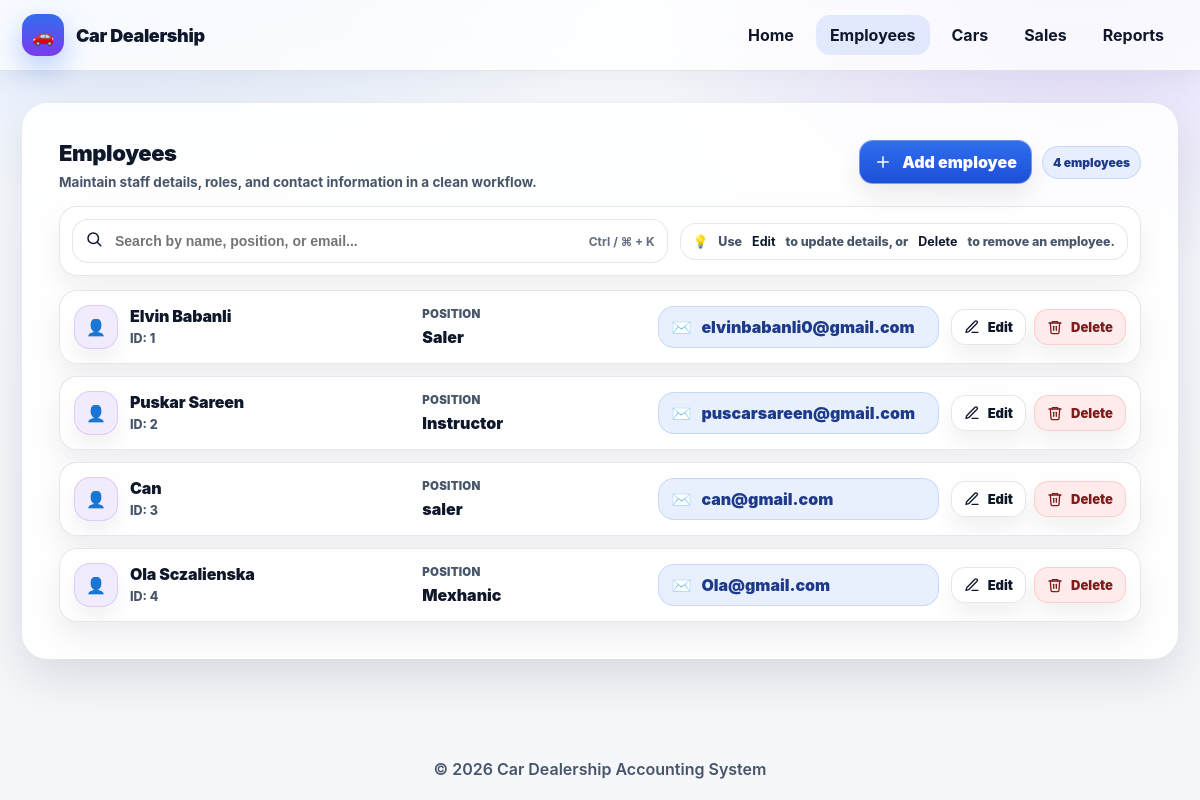
The app's page /dealership/employees/ with its own data.
### dealership/models.py (models this page shows, shortened)
class TimeStampedModel(models.Model):
    created_at = models.DateTimeField(auto_now_add=True)
    updated_at = models.DateTimeField(auto_now=True)
    class Meta:
        abstract = True

class Employee(TimeStampedModel):
    full_name = models.CharField(max_length=120)
    position = models.CharField(max_length=80)
    phone = models.CharField(max_length=20, validators=[phone_validator])
    email = models.EmailField(unique=True)

### dealership/views.py (the view)
# urls.py: path("employees/", views.EmployeeListView.as_view(), name="employee_list"),
class EmployeeListView(ListView):
    model = Employee
    template_name = "dealership/employee_list.html"

### dealership/templates/dealership/employee_list.html (shortened to what this page needs)
{% extends "base.html" %}
{% block content %}
<div class="emp-wrap">
  <div class="head">
    <div>
      <h2 class="title">Employees</h2>
      <p class="sub">Maintain staff details, roles, and contact information in a clean workflow.</p>
    </div>
    <div class="actions-top">
      <a class="btn primary" href="{% url 'dealership:employee_add' %}">
        <span class="ic" aria-hidden="true">
          <svg viewBox="0 0 24 24" width="18" height="18" fill="none" stroke="currentColor" stroke-width="2" stroke-linecap="round" stroke-linejoin="round">
            <path d="M12 5v14"></path>
            <path d="M5 12h14"></path>
          </svg>
        </span>
        Add employee
      </a>
      <span class="chip" id="empCount">— employees</span>
    </div>
  </div>
  <div class="toolbar">
    <div class="search">
      <span aria-hidden="true">
        <svg viewBox="0 0 24 24" width="18" height="18" fill="none" stroke="currentColor" stroke-width="2" stroke-linecap="round" stroke-linejoin="round">
          <circle cx="11" cy="11" r="7"></circle>
          <path d="M21 21l-4.3-4.3"></path>
        </svg>
      </span>
      <input id="empSearch" type="text" placeholder="Search by name, position, or email..." autocomplete="off">
      <span class="hint" id="searchHint">Ctrl / ⌘ + K</span>
    </div>
    <div class="meta">
      <span aria-hidden="true">💡</span>
      Use <strong>Edit</strong> to update details, or <strong>Delete</strong> to remove an employee.
    </div>
  </div>
  <div class="list" id="empList">
    {% for e in object_list %}
      <div class="row" data-row data-search="{{ e.full_name }} {{ e.position }} {{ e.email }}">
        <div class="person">
          <div class="avatar" aria-hidden="true">👤</div>
          <div class="pname">
            <div class="top">{{ e.full_name }}</div>
            <div class="sub">ID: {{ e.id }}</div>
          </div>
        </div>
        <div class="pos">
          <div class="lbl">Position</div>
          <div class="val">{{ e.position }}</div>
        </div>
        <div class="email" title="{{ e.email }}">
          <span aria-hidden="true">✉️</span>
          <span>{{ e.email }}</span>
        </div>
        <div class="row-actions">
          <a class="a" href="{% url 'dealership:employee_edit' e.id %}">
            <span class="ic" aria-hidden="true">
              <svg viewBox="0 0 24 24" width="16" height="16" fill="none" stroke="currentColor" stroke-width="2" stroke-linecap="round" stroke-linejoin="round">
                <path d="M12 20h9"></path>
                <path d="M16.5 3.5a2.1 2.1 0 0 1 3 3L7 19l-4 1 1-4Z"></path>
              </svg>
            </span>
            Edit
          </a>
          <a class="a danger" href="{% url 'dealership:employee_delete' e.id %}">
            <span class="ic" aria-hidden="true">
              <svg viewBox="0 0 24 24" width="16" height="16" fill="none" stroke="currentColor" stroke-width="2" stroke-linecap="round" stroke-linejoin="round">
                <path d="M3 6h18"></path>
                <path d="M8 6V4h8v2"></path>
                <path d="M19 6l-1 14a2 2 0 0 1-2 2H8a2 2 0 0 1-2-2L5 6"></path>
                <path d="M10 11v6"></path>
                <path d="M14 11v6"></path>
              </svg>
            </span>
            Delete
          </a>
        </div>
      </div>
    {% empty %}
      <div class="empty">No employees found. Click <strong>Add employee</strong> to create your first entry.</div>
    {% endfor %}
  </div>
</div>
{% endblock %}

### dealership/templates/base.html (style rules this page uses)
:root { --bg:#f5f7fb; --surface:rgba(255,255,255,.85); --surface-2:#ffffff; --text:#0f172a; --muted:#475569; --border:rgba(15,23,42,.10); --primary:#2f6fed; --primary-2:#1d4ed8; --accent:#7c3aed; --shadow:0 18px 50px rgba(2,6,23,.12); --shadow-soft:0 10px 28px rgba(2,6,23,.08); --radius-xl:26px; --radius-lg:18px; --radius-md:14px; --ease:cubic-bezier(.2,.8,.2,1); }
* { box-sizing:border-box }
html,body { margin:0;padding:0 }
body { font-family: Inter, system-ui, -apple-system, Segoe UI, Roboto, Arial, sans-serif; background: radial-gradient(1000px 500px at 10% -10%, rgba(47,111,237,.18), transparent 55%), radial-gradient(800px 500px at 90% 0%, rgba(124,58,237,.16), transparent 55%), linear-gradient(180deg, #f8fbff 0%, var(--bg) 60%); color:var(--text); min-height:100vh; }

### records on screen
Employee: full_name "Elvin Babanli", id "1", position "Saler", email "elvinbabanli0@gmail.com"
Employee: full_name "Puskar Sareen", id "2", position "Instructor", email "puscarsareen@gmail.com"
Employee: full_name "Can", id "3", position "saler", email "can@gmail.com"
Employee: full_name "Ola Sczalienska", id "4", position "Mexhanic", email "Ola@gmail.com"

### other values on screen
{{ now|default:"2026" }} "2026"
